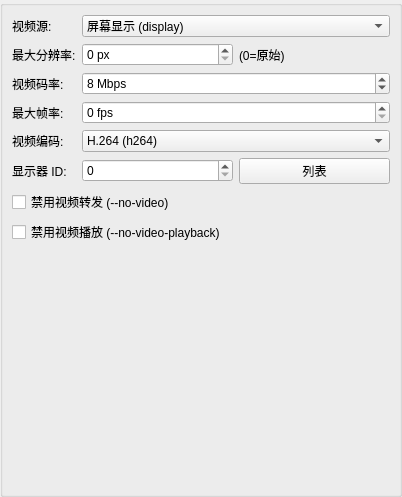
          <widget class="QWidget" name="page_video">
           <property name="geometry">
            <rect>
             <x>0</x>
             <y>0</y>
             <width>402</width>
             <height>497</height>
            </rect>
           </property>
           <attribute name="label">
            <string>视频设置</string>
           </attribute>
           <layout class="QVBoxLayout" name="verticalLayout_videoPage">
            <property name="leftMargin">
             <number>0</number>
            </property>
            <property name="topMargin">
             <number>0</number>
            </property>
            <property name="rightMargin">
             <number>0</number>
            </property>
            <property name="bottomMargin">
             <number>0</number>
            </property>
            <item>
             <widget class="QGroupBox" name="groupBox_videoSettings">
              <property name="title">
               <string/>
              </property>
              <property name="flat">
               <bool>true</bool>
              </property>
              <layout class="QFormLayout" name="formLayout_videoSettings">
               <item row="0" column="0">
                <widget class="QLabel" name="label_videoSource">
                 <property name="text">
                  <string>视频源:</string>
                 </property>
                </widget>
               </item>
               <item row="0" column="1">
                <widget class="QComboBox" name="comboBox_videoSource">
                 <property name="toolTip">
                  <string>--video-source: 选择视频源</string>
                 </property>
                 <item>
                  <property name="text">
                   <string>屏幕显示 (display)</string>
                  </property>
                 </item>
                 <item>
                  <property name="text">
                   <string>摄像头 (camera) - Android 12+</string>
                  </property>
                 </item>
                </widget>
               </item>
               <item row="1" column="0">
                <widget class="QLabel" name="label_maxSize">
                 <property name="text">
                  <string>最大分辨率:</string>
                 </property>
                </widget>
               </item>
               <item row="1" column="1">
                <layout class="QHBoxLayout" name="horizontalLayout_maxSize">
                 <item>
                  <widget class="QSpinBox" name="spinBox_maxSize">
                   <property name="toolTip">
                    <string>-m, --max-size: 限制宽度和高度 (0=不限制)</string>
                   </property>
                   <property name="suffix">
                    <string> px</string>
                   </property>
                   <property name="minimum">
                    <number>0</number>
                   </property>
                   <property name="maximum">
                    <number>4096</number>
                   </property>
                   <property name="singleStep">
                    <number>100</number>
                   </property>
                   <property name="value">
                    <number>0</number>
                   </property>
                  </widget>
                 </item>
                 <item>
                  <widget class="QLabel" name="label_maxSizeNote">
                   <property name="text">
                    <string>(0=原始)</string>
                   </property>
                  </widget>
                 </item>
                </layout>
               </item>
               <item row="2" column="0">
                <widget class="QLabel" name="label_videoBitrate">
                 <property name="text">
                  <string>视频码率:</string>
                 </property>
                </widget>
               </item>
               <item row="2" column="1">
                <layout class="QHBoxLayout" name="horizontalLayout_videoBitrate">
                 <item>
                  <widget class="QSpinBox" name="spinBox_videoBitrate">
                   <property name="toolTip">
                    <string>-b, --video-bit-rate: 视频编码码率</string>
                   </property>
                   <property name="suffix">
                    <string> Mbps</string>
                   </property>
                   <property name="minimum">
                    <number>1</number>
                   </property>
                   <property name="maximum">
                    <number>100</number>
                   </property>
                   <property name="value">
                    <number>8</number>
                   </property>
                  </widget>
                 </item>
                </layout>
               </item>
               <item row="3" column="0">
                <widget class="QLabel" name="label_maxFPS">
                 <property name="text">
                  <string>最大帧率:</string>
                 </property>
                </widget>
               </item>
               <item row="3" column="1">
                <widget class="QSpinBox" name="spinBox_maxFPS">
                 <property name="toolTip">
                  <string>--max-fps: 限制帧率 (0=不限制, Android 10+)</string>
                 </property>
                 <property name="suffix">
                  <string> fps</string>
                 </property>
                 <property name="minimum">
                  <number>0</number>
                 </property>
                 <property name="maximum">
                  <number>120</number>
                 </property>
                 <property name="value">
                  <number>0</number>
                 </property>
                </widget>
               </item>
               <item row="4" column="0">
                <widget class="QLabel" name="label_videoCodec">
                 <property name="text">
                  <string>视频编码:</string>
                 </property>
                </widget>
               </item>
               <item row="4" column="1">
                <widget class="QComboBox" name="comboBox_videoCodec">
                 <property name="toolTip">
                  <string>--video-codec: 选择视频编码器</string>
                 </property>
                 <item>
                  <property name="text">
                   <string>H.264 (h264)</string>
                  </property>
                 </item>
                 <item>
                  <property name="text">
                   <string>H.265 (h265)</string>
                  </property>
                 </item>
                 <item>
                  <property name="text">
                   <string>AV1 (av1)</string>
                  </property>
                 </item>
                </widget>
               </item>
               <item row="5" column="0">
                <widget class="QLabel" name="label_displayID">
                 <property name="text">
                  <string>显示器 ID:</string>
                 </property>
                </widget>
               </item>
               <item row="5" column="1">
                <layout class="QHBoxLayout" name="horizontalLayout_displayID">
                 <item>
                  <widget class="QSpinBox" name="spinBox_displayID">
                   <property name="toolTip">
                    <string>--display-id: 指定要镜像的显示器 ID</string>
                   </property>
                   <property name="minimum">
                    <number>0</number>
                   </property>
                   <property name="maximum">
                    <number>10</number>
                   </property>
                   <property name="value">
                    <number>0</number>
                   </property>
                  </widget>
                 </item>
                 <item>
                  <widget class="QPushButton" name="btn_listDisplays">
                   <property name="toolTip">
                    <string>--list-displays: 列出所有显示器</string>
                   </property>
                   <property name="text">
                    <string>列表</string>
                   </property>
                  </widget>
                 </item>
                </layout>
               </item>
               <item row="6" column="0" colspan="2">
                <widget class="QCheckBox" name="checkBox_noVideo">
                 <property name="toolTip">
                  <string>仅转发音频和控制，不显示视频</string>
                 </property>
                 <property name="text">
                  <string>禁用视频转发 (--no-video)</string>
                 </property>
                </widget>
               </item>
               <item row="7" column="0" colspan="2">
                <widget class="QCheckBox" name="checkBox_noVideoPlayback">
                 <property name="text">
                  <string>禁用视频播放 (--no-video-playback)</string>
                 </property>
                </widget>
               </item>
              </layout>
             </widget>
            </item>
           </layout>
          </widget>
